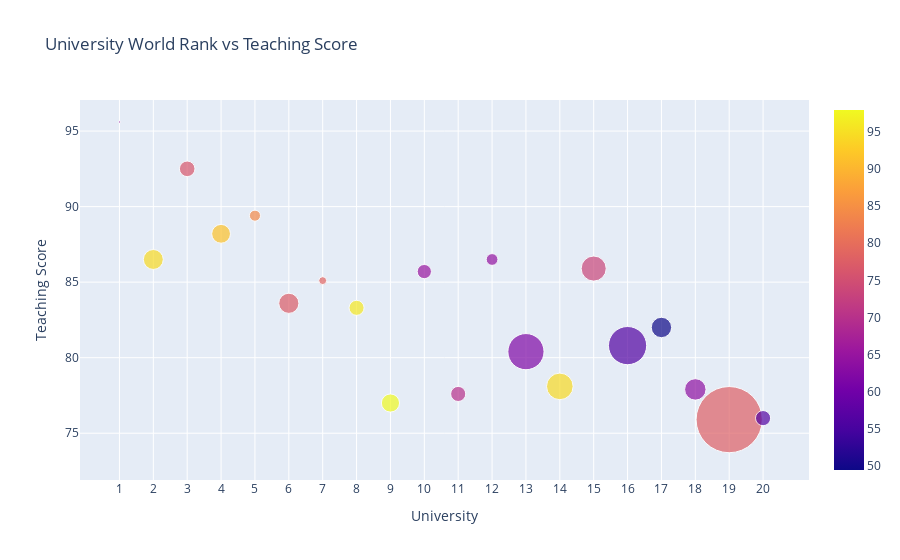

Write notebook code for a chart like this one.
### Markdown cell above
<a id=6><a><br>
# Buble Charts
    
Buble Charts Example: University world rank(first20) vs teaching score with number of student(size) and intrentaional score(color) in 2016.
    
    + x = x axis
    + y = y axis
    + mode = marker properties
        + color = third dimension of plot. International score
        + size = third dimension of plot. Number of students
    + text = university names

### Code cell
# data preparation
df2016 = timesData[timesData.year == 2016].iloc[:20,:]
num_students_size = [float(each.replace(",",".")) for each in df2016.num_students]
international_color = [float(each) for each in df2016.international]
data = [
    {
        "y": df2016.teaching,
        "x": df2016.world_rank,
        "mode": "markers",
        "marker": {
            "color": international_color,
            "size": num_students_size,
            "showscale": True
        },
        "text": df2016.university_name
    }
]
layout = {
    "title":"University World Rank vs Teaching Score",
    "xaxis":{"title":"University"},
    "yaxis":{"title":"Teaching Score"}
}

fig = go.Figure(data=data,layout=layout)
iplot(fig)

### Figure 1 — Plotly figure (JSON) as saved in the notebook; plotly's stock layout.template omitted (floating-point values rounded to 4 significant figures)
{"data": [{"marker": {"color": [64, 94.4, 76.3, 91.5, 84, 77.2, 78.5, 96, 97.9, 65, 70, 64.3, 61.9, 94.4, 73.5, 56.4, 49.5, 63.9, 77.8, 56.5], "showscale": true, "size": [2.243, 19.92, 15.6, 18.81, 11.07, 20.15, 7.929, 15.06, 18.18, 14.22, 15.13, 11.75, 36.19, 26.61, 25.05, 38.21, 20.38, 21.42, 66.2, 15.17]}, "mode": "markers", "text": ["California Institute of Technology", "University of Oxford", "Stanford University", "University of Cambridge", "Massachusetts Institute of Technology", "Harvard University", "Princeton University", "Imperial College London", "ETH Zurich – Swiss Federal Institute of Technology Zurich", "University of Chicago", "Johns Hopkins University", "Yale University", "University of California, Berkeley", "University College London", "Columbia University", "University of California, Los Angeles", "University of Pennsylvania", "Cornell University", "University of Toronto", "Duke University"], "type": "scatter", "x": ["1", "2", "3", "4", "5", "6", "7", "8", "9", "10", "11", "12", "13", "14", "15", "16", "17", "18", "19", "20"], "y": [95.6, 86.5, 92.5, 88.2, 89.4, 83.6, 85.1, 83.3, 77, 85.7, 77.6, 86.5, 80.4, 78.1, 85.9, 80.8, 82, 77.9, 75.9, 76]}], "layout": {"title": {"text": "University World Rank vs Teaching Score"}, "xaxis": {"title": {"text": "University"}}, "yaxis": {"title": {"text": "Teaching Score"}}}}
